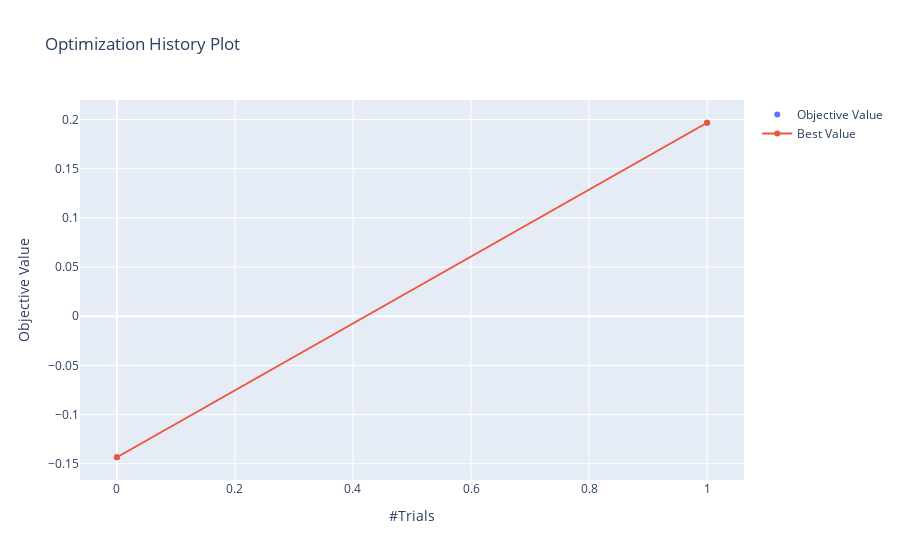

Write notebook code for a chart like this one.
### Code cell
optuna.visualization.plot_optimization_history(study)

### Figure 1 — Plotly figure (JSON) as saved in the notebook; plotly's stock layout.template omitted (floating-point values rounded to 4 significant figures)
{"data": [{"mode": "markers", "name": "Objective Value", "type": "scatter", "x": [0, 1], "y": [-0.1434, 0.1967]}, {"name": "Best Value", "type": "scatter", "x": [0, 1], "y": [-0.1434, 0.1967]}], "layout": {"title": {"text": "Optimization History Plot"}, "xaxis": {"title": {"text": "#Trials"}}, "yaxis": {"title": {"text": "Objective Value"}}}}
